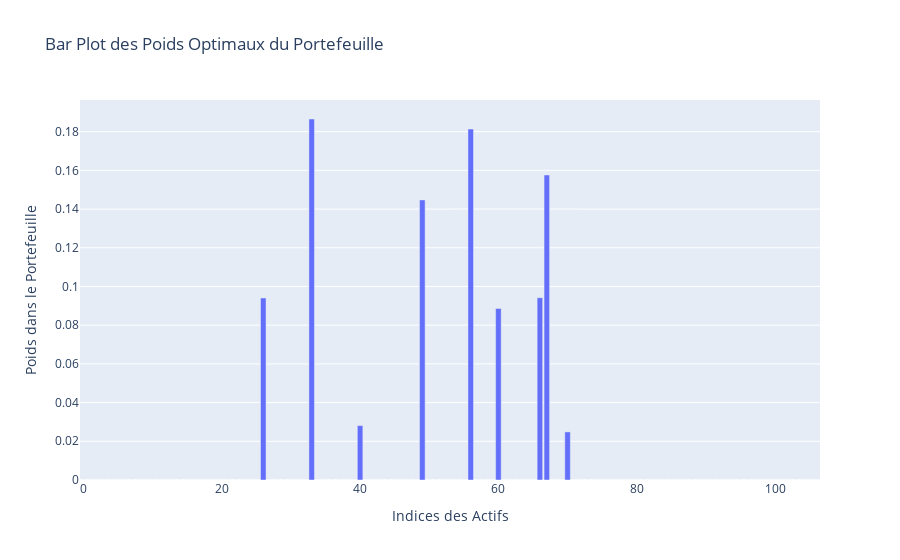

Write notebook code for a chart like this one.
### Code cell
# Supposons que vous voulez tracer la première ligne de xOptimalArray
ligne_a_tracer = np.array(xOptimalArray)[0]

# Créer un graphique en barres
fig = go.Figure(data=[go.Bar(
            x=list(range(len(ligne_a_tracer))), 
            y=ligne_a_tracer,
            hovertext=[f'Position: {i}' for i in range(len(ligne_a_tracer))],
            hoverinfo="text+y"
)])

# Mise à jour des étiquettes et du titre
fig.update_layout(title='Bar Plot des Poids Optimaux du Portefeuille',
                  xaxis_title='Indices des Actifs',
                  yaxis_title='Poids dans le Portefeuille')

# Afficher le graphique
fig.show()

### Figure 1 — Plotly figure (JSON) as saved in the notebook; plotly's stock layout.template omitted (floating-point values rounded to 4 significant figures)
{"data": [{"hoverinfo": "text+y", "hovertext": ["Position: 0", "Position: 1", "Position: 2", "Position: 3", "Position: 4", "Position: 5", "Position: 6", "Position: 7", "Position: 8", "Position: 9", "Position: 10", "Position: 11", "Position: 12", "Position: 13", "Position: 14", "Position: 15", "Position: 16", "Position: 17", "Position: 18", "Position: 19", "Position: 20", "Position: 21", "Position: 22", "Position: 23", "Position: 24", "Position: 25", "Position: 26", "Position: 27", "Position: 28", "Position: 29", "Position: 30", "Position: 31", "Position: 32", "Position: 33", "Position: 34", "Position: 35", "Position: 36", "Position: 37", "Position: 38", "Position: 39", "Position: 40", "Position: 41", "Position: 42", "Position: 43", "Position: 44", "Position: 45", "Position: 46", "Position: 47", "Position: 48", "Position: 49", "Position: 50", "Position: 51", "Position: 52", "Position: 53", "Position: 54", "Position: 55", "Position: 56", "Position: 57", "Position: 58", "Position: 59", "Position: 60", "Position: 61", "Position: 62", "Position: 63", "Position: 64", "Position: 65", "Position: 66", "Position: 67", "Position: 68", "Position: 69", "Position: 70", "Position: 71", "Position: 72", "Position: 73", "Position: 74", "Position: 75", "Position: 76", "Position: 77", "Position: 78", "Position: 79", "Position: 80", "Position: 81", "Position: 82", "Position: 83", "Position: 84", "Position: 85", "Position: 86", "Position: 87", "Position: 88", "Position: 89", "Position: 90", "Position: 91", "Position: 92", "Position: 93", "Position: 94", "Position: 95", "Position: 96", "Position: 97", "Position: 98", "Position: 99", "Position: 100", "Position: 101", "Position: 102", "Position: 103", "Position: 104", "Position: 105", "Position: 106"], "type": "bar", "x": [0, 1, 2, 3, 4, 5, 6, 7, 8, 9, 10, 11, 12, 13, 14, 15, 16, 17, 18, 19, 20, 21, 22, 23, 24, 25, 26, 27, 28, 29, 30, 31, 32, 33, 34, 35, 36, 37, 38, 39, 40, 41, 42, 43, 44, 45, 46, 47, 48, 49, 50, 51, 52, 53, 54, 55, 56, 57, 58, 59, 60, 61, 62, 63, 64, 65, 66, 67, 68, 69, 70, 71, 72, 73, 74, 75, 76, 77, 78, 79, 80, 81, 82, 83, 84, 85, 86, 87, 88, 89, 90, 91, 92, 93, 94, 95, 96, 97, 98, 99, 100, 101, 102, 103, 104, 105, 106], "y": [1.626e-16, 0, 0, 3.234e-17, 2.423e-17, 0, 0, 0, 0, 0, 1.238e-16, 1.448e-16, 1.156e-16, 0, 0, 2.646e-16, 1.851e-16, 0, 0, 2.107e-16, 0, 6.628e-17, 5.109e-17, 0, 1.025e-16, 4.643e-17, 0.09405, 1.562e-16, 0, 0, 0, 1.265e-18, 0, 0.1865, 0, 0, 0, 3.255e-16, 0, 4.448e-17, 0.02811, 0, 4.154e-17, 2.295e-17, 5.121e-17, 0, 0, 3.048e-17, 0, 0.1447, 0, 5.887e-18, 0, 0, 0, 0, 0.1813, 1.817e-17, 1.419e-16, 1.943e-17, 0.08864, 2.049e-16, 1.815e-17, 0, 0, 6.435e-18, 0.09416, 0.1576, 9.635e-18, 4.459e-17, 0.02485, 0, 5.263e-17, 0, 5.234e-17, 0, 0, 0, 1.2e-16, 0, 0, 0, 0, 0, 0, 1.4e-16, 0, 6.411e-17, 8.129e-18, 0, 1.288e-16, 0, 9.022e-17, 0, 5.548e-17, 6.684e-17, 5.247e-17, 0, 0, 0, 0, 0, 0, 0, 0, 0, 0]}], "layout": {"title": {"text": "Bar Plot des Poids Optimaux du Portefeuille"}, "xaxis": {"title": {"text": "Indices des Actifs"}}, "yaxis": {"title": {"text": "Poids dans le Portefeuille"}}}}
